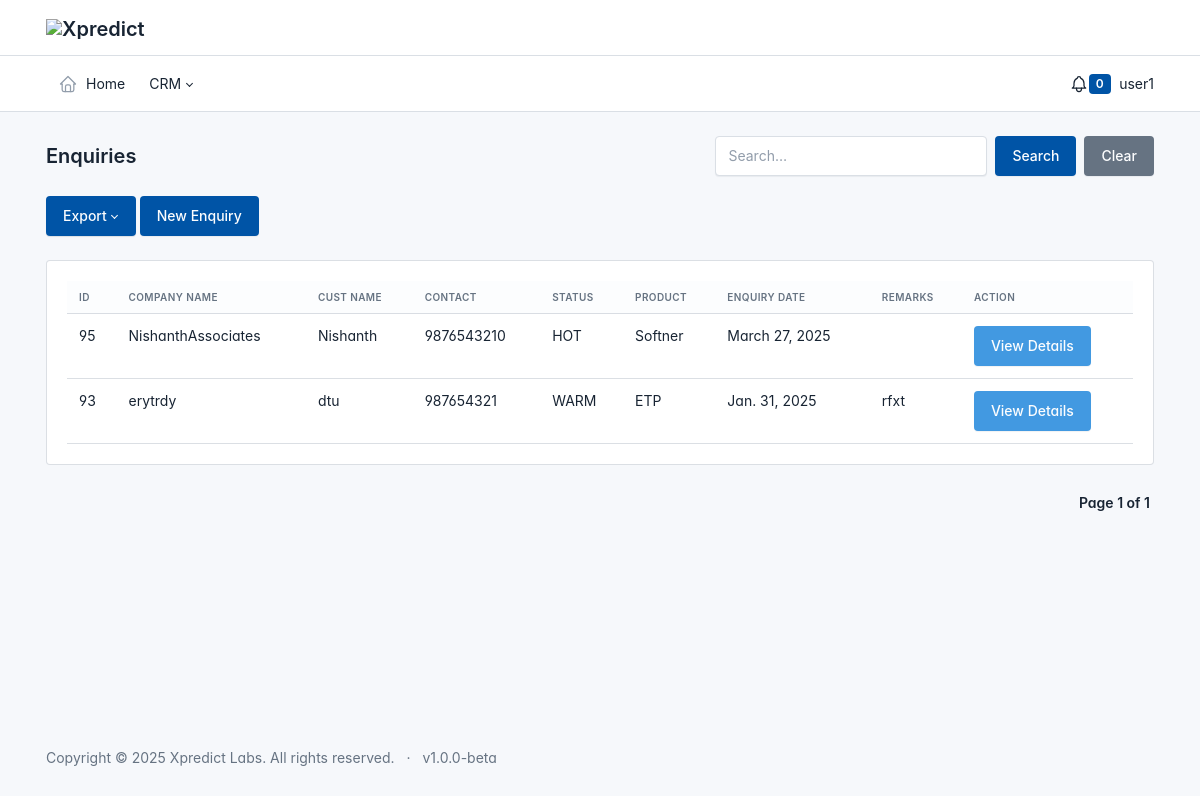
The page /enqhome/ (signed in) on the database its author committed.
### app/models.py (models this page shows, shortened)
class CoreModule(models.Model):
    name = models.CharField(max_length=100, unique=True)  # Module name (e.g., "CRM")
    description = models.TextField(blank=True, null=True)  # Optional description
    is_active = models.BooleanField(default=True)  # Globally enable or disable this module
    slug = models.SlugField(unique=True, blank=True, null=True)  # Slug field for URL

### Riva/models.py (models this page shows, shortened)
class Enquiry(models.Model):
    STATUS_CHOICES = [
        ('1', 'HOT'),
        ('2', 'WARM'),
        ('3', 'COLD'),
    ]
    companyname = models.CharField(max_length=30, default='')
    customername = models.CharField(max_length=20, default='')
    refrence = models.CharField(max_length=20, default='',blank=True)
    email = models.EmailField()
    contact = models.IntegerField()
    location = models.CharField(max_length=100, default='')
    status = models.CharField(max_length=20, choices=STATUS_CHOICES, default='')
    products = models.ForeignKey(Products, on_delete=models.CASCADE, default=1)  # Make sure product with id=1 exists
    subproduct = models.CharField(max_length=20, default='',blank=True)
    closuredate = models.DateField(null=True, blank=True)
    executive = models.ForeignKey(Executive, on_delete=models.CASCADE, null=False, blank=False)
    files = models.ManyToManyField(FileUploadModel, blank=True)
    remarks = models.TextField(max_length=100, default='', blank=True)
    flag = models.TextField(max_length=200, default='', blank=True)
    enqtype = models.CharField(max_length=20, default='',blank=True)
    is_confirmed = models.BooleanField(default=False)
    created_at = models.DateTimeField(auto_now_add=True)
    is_lost = models.BooleanField(default=False)
    is_reverted = models.BooleanField(default=False)
    is_relegated=models.BooleanField(default=False)
    created_by = models.ForeignKey(User, on_delete=models.CASCADE, null=True, blank=True)

class Products(models.Model):
    name = models.CharField(max_length=900)
    hsncode=models.CharField(max_length=30, default='')
    base_amount=models.DecimalField(max_digits=20, decimal_places=2, default=0)
    gst=models.DecimalField(max_digits=20, decimal_places=2, default=0)

### Riva/views.py (the view)
# urls.py: path('enqhome/', views.enq_home, name='enquries'),
def enq_home(request):
    current_user = request.user
    selected_user_id = request.GET.get('user')
    selected_user = None
    if selected_user_id:
        selected_user = User.objects.filter(id=selected_user_id).first()
        enquiries = Enquiry.objects.filter(
            Q(is_confirmed=False, is_lost=False) | Q(is_reverted=True)
        )
    else:
        enquiries = Enquiry.objects.filter(
            Q(is_confirmed=False, is_lost=False) | Q(is_reverted=True)
        ).filter(
            Q(created_by=current_user) | Q(executive__name=current_user.username)
        )
    search_query = request.GET.get('search', '')
    if search_query:
        global_filter = Q()
        for field in Enquiry._meta.fields:
            field_name = field.name
            if isinstance(field, ForeignKey):
                related_model = field.related_model
                related_fields = [f.name for f in related_model._meta.fields if f.name != 'id']
                for related_field in related_fields:
                    global_filter |= Q(**{f"{field_name}__{related_field}__icontains": search_query})
            elif field.choices:
                for value, display in dict(field.choices).items():
                    if search_query.lower() in display.lower():
                        global_filter |= Q(**{f"{field_name}": value})
            else:
                global_filter |= Q(**{f"{field_name}__icontains": search_query})
        enquiries = enquiries.filter(global_filter).order_by('-id')
    else:
        enquiries = enquiries.order_by('-id')
    paginator = Paginator(enquiries, 10)  # 10 items per page
    page_number = request.GET.get('page')
    page_obj = paginator.get_page(page_number)
    start_sequence_number = (page_obj.number - 1) * paginator.per_page + 1
    for index, enquiry in enumerate(page_obj, start=start_sequence_number):
        enquiry.sequence_number = index
    return render(request, 'xp/enqhome.html', {
        'page_obj': page_obj,
        'search_query': search_query
    })

### app/context_processors.py (called while the page is built)
def group_buttons(request):
    return {
        'group_buttons': GroupButton.objects.all()
    }

def modules_with_submodules(request):
    if not request.user.is_authenticated:
        return {}  # Return an empty context for unauthenticated users
    module_visibility, _ = ModuleVisibility.objects.get_or_create(user=request.user)
    enabled_modules = module_visibility.get_enabled_modules()
    submodule_visibility_map = {
        submodule.submodule_id: submodule.is_visible
        for submodule in request.user.submodule_visibility.all()
    }
    modules_with_submodules = {}
    for module in enabled_modules:
        visible_submodules = [
            submodule for submodule in module.submodules.all()
            if submodule.is_active and submodule_visibility_map.get(submodule.id, False)
        ]
        modules_with_submodules[module] = visible_submodules
    return {
        'modules_with_submodules': modules_with_submodules,
    }

### app/models.py (called while the page is built)
    def get_enabled_modules(self):
        return self.enabled_modules.all()

### templates/xp/enqhome.html (shortened to what this page needs)
{% extends "base.html" %}
{% load static %}
{% block content %}
<div class="page-wrapper d-flex flex-column justify-content-start">
    <div class="page-body">
        <div class="container-xl">
            <div class="row g-2 align-items-center">
                <div class="col d-flex align-items-center justify-content-between">
                    <h1 class="page-title">Enquiries</h1>
                    <div class="input-icon d-flex">
                        <form method="GET" action="" class="d-flex">
                            <input type="text" name="search" value="{{ search_query }}" class="form-control me-2" placeholder="Search…" aria-label="Search in website">
                            <button type="submit" class="btn btn-primary me-2">Search</button>
                            <button type="button" class="btn btn-secondary" onclick="clearSearch()">Clear</button>
                        </form>
                    </div>
                </div>
            </div><br>
            <div class="btn-group">
                <button class="btn btn-primary dropdown-toggle" data-bs-toggle="dropdown" aria-expanded="false">
                    Export
                </button>
            </div>
            <a href="{% url 'newenquirypage' %}" class="btn btn-primary" role="button">New Enquiry</a>
        </div>
    </div>
    <div class="container-xl">
        <div class="card">
            <div class="card-body">
                <div id="table-default" class="table-responsive">
                    <table class="table">
                        <thead>
                            <tr>
                                <th><label>ID</label></th>
                                <th><label>Company Name</label></th>
                                <th><label>Cust Name</label></th>
                                <th><label>Contact</label></th>
                                <th><label>Status</label></th>
                                <th><label>Product</label></th>
                                <th><label>Enquiry Date</label></th>
                                <th><label>Remarks</label></th>
                                <th><label>Action</label></th>
                            </tr>
                        </thead>
                        <tbody id="data-table">
                            {% for data in page_obj %}
                            <tr id="profile-{{ data.id }}" class="selectable-row" data-id="{{ data.id }}">
                                <td>{{ data.id }}</td>
                                <td>{{ data.companyname }}</td>
                                <td>{{ data.customername }}</td>
                                <td>{{ data.contact }}</td>
                                <td>{{ data.get_status_display }}</td>
                                <td>{{ data.products.name }}</td>
                                <td>{{ data.closuredate }}</td>
                                <td>{{ data.remarks }}</td>
                                <td>
                                    <a class="btn btn-info" href="{% url 'enquiry_details' data.id %}">
                                        View Details
                                    </a>
                                </td>
                            </tr>
                            {% endfor %}
                        </tbody>
                    </table>
                </div>
            </div>
        </div>
    <div class="d-flex justify-content-end mt-4">
        <nav aria-label="Pagination" class="pagination">
            <ul class="pagination">
                <li class="page-item disabled">
                    <span class="page-link fw-bold text-dark">
                        Page {{ page_obj.number }} of {{ page_obj.paginator.num_pages }}
                    </span>
                </li>
            </ul>
        </nav>
    </div>
</div>
{% endblock content %}

### templates/base.html (shortened to what this page needs)
<!DOCTYPE html>
{% load static %}
<html lang="en">
  <head>
    <link href="/static/css/tabler.min.css" rel="stylesheet"/>
    <link href="/static/css/tabler-flags.min.css" rel="stylesheet"/>
    <link href="/static/css/tabler-payments.min.css" rel="stylesheet"/>
    <link href="/static/css/tabler-vendors.min.css" rel="stylesheet"/>
    <link href="/static/css/demo.min.css" rel="stylesheet"/>
  </head>
  <body >
    <div class="page">
      <header class="navbar navbar-expand-md d-print-none" >
        <div class="container-xl">
          <h1 class="navbar-brand navbar-brand-autodark d-none-navbar-horizontal pe-0 pe-md-3">
            <a href="/">
              <img src="{% static 'xpredictlogo.jpg' %}" width="110" height="32" alt="Xpredict" class="navbar-brand-image">
            </a>
          </h1>
          <div class="navbar-nav flex-row order-md-last">
            <div class="d-none d-md-flex">
                </div>
              </div>
            </div>
      </header>
      <header class="navbar-expand-md">
        <div class="collapse navbar-collapse" id="navbar-menu">
          <div class="navbar">
            <div class="container-xl">
              <ul class="navbar-nav">
                <li class="nav-item ">
                  <a class="nav-link" href="{% url 'Home' %}"  >
                    <span class="nav-link-icon d-md-none d-lg-inline-block">
                    </span>
                    <span class="nav-link-title">
                      Home
                    </span>
                  </a>
                </li>
              <div class="collapse navbar-collapse justify-content-center" id="navbarNav">
                <ul class="navbar-nav mx-auto">
                  {% for module, visible_submodules in modules_with_submodules.items %}
                  <li class="nav-item dropdown">
                    <a class="nav-link dropdown-toggle" href="#" id="dropdown-{{ module.id }}"
                      role="button" data-bs-toggle="dropdown" aria-haspopup="true"
                      aria-expanded="false">
                      {{ module.name }}
                    </a>
                  </li>
                  {% endfor %}
                </ul>
              </div>
						</ul>
            <div class="nav-item dropdown d-flex align-items-center">
              <a href="#" class="nav-link px-0 show" data-bs-toggle="dropdown" aria-label="Show notifications" aria-expanded="true">
            <div class="nav-item dropdown">
              <a href="#" class="nav-link px-0 show" data-bs-toggle="dropdown" aria-label="Show notifications">
                <span class="badge bg-blue" style="color: white;">{{length }}</span>
              </a>
            </div>
            <a href="#" class="nav-link d-flex lh-1 text-reset p-0" data-bs-toggle="dropdown" aria-label="Open user menu">
              <div class="d-none d-xl-block ps-2">
                <div>{{ request.user.get_full_name|default:request.user.username }}</div>
              </div>
            </a>
          </div>
      </header>
      {% block content %}{% endblock content %}
        <footer class="footer footer-transparent d-print-none">
          <div class="container-xl">
            <div class="row text-center align-items-center flex-row-reverse">
              <div class="col-12 col-lg-auto mt-3 mt-lg-0">
                <ul class="list-inline list-inline-dots mb-0">
                  <li class="list-inline-item">
                    Copyright &copy; 2025
                    <a href="." class="link-secondary">Xpredict Labs</a>.
                    All rights reserved.
                  </li>
                  <li class="list-inline-item">
                    <a href="./changelog.html" class="link-secondary" rel="noopener">
                      v1.0.0-beta
                    </a>
                  </li>
                </ul>
              </div>
            </div>
          </div>
        </footer>
      </div>
    </div>
    <link href="https://cdn.jsdelivr.net/npm/select2@4.0.13/dist/css/select2.min.css" rel="stylesheet">
  </body>
</html>

### templates/base.html (style rules this page uses)
:root { --tblr-font-sans-serif: 'Inter Var', -apple-system, BlinkMacSystemFont, San Francisco, Segoe UI, Roboto, Helvetica Neue, sans-serif; }
body { font-feature-settings: "cv03", "cv04", "cv11"; }

### rows shown on the page
CoreModule: name "CRM"
Enquiry: id "95", companyname "NishanthAssociates", customername "Nishanth", contact "9876543210", status "HOT", products.name "Softner", closuredate "March 27, 2025"
Enquiry: id "93", companyname "erytrdy", customername "dtu", contact "987654321", status "WARM", products.name "ETP", closuredate "Jan. 31, 2025", remarks "rfxt"

### other values the page prints
{{ length }} "0"
{{ request.user.get_full_name|default:request.user.username }} "user1"
{{ page_obj.number }} "1"
{{ page_obj.paginator.num_pages }} "1"
